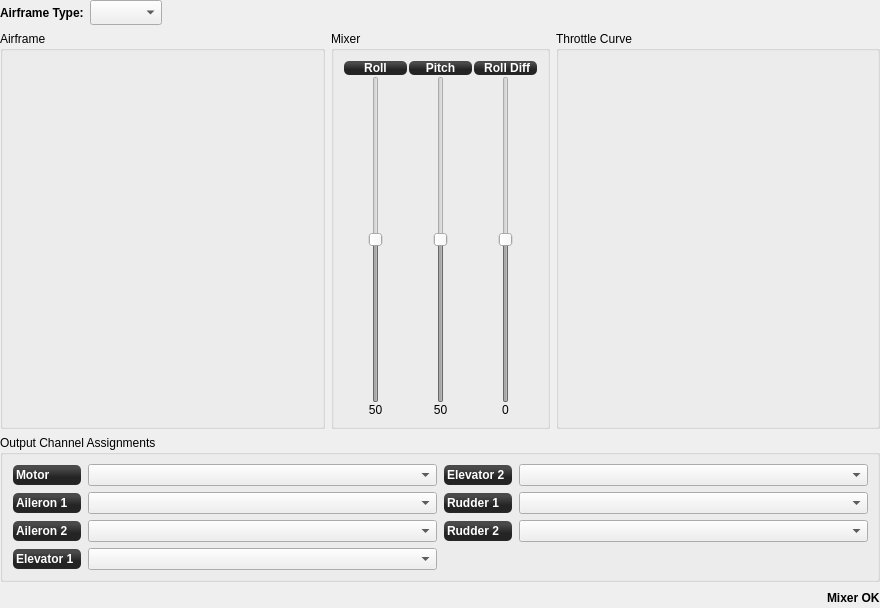
<?xml version="1.0" encoding="UTF-8"?>
<ui version="4.0">
 <class>FixedWingConfigWidget</class>
 <widget class="QWidget" name="FixedWingConfigWidget">
  <property name="geometry">
   <rect>
    <x>0</x>
    <y>0</y>
    <width>880</width>
    <height>608</height>
   </rect>
  </property>
  <property name="windowTitle">
   <string>Form</string>
  </property>
  <layout class="QGridLayout" name="gridLayout">
   <property name="leftMargin">
    <number>0</number>
   </property>
   <property name="topMargin">
    <number>0</number>
   </property>
   <property name="rightMargin">
    <number>0</number>
   </property>
   <property name="bottomMargin">
    <number>0</number>
   </property>
   <item row="2" column="0">
    <widget class="QGroupBox" name="airframeBox">
     <property name="minimumSize">
      <size>
       <width>10</width>
       <height>10</height>
      </size>
     </property>
     <property name="maximumSize">
      <size>
       <width>16777215</width>
       <height>16777215</height>
      </size>
     </property>
     <property name="title">
      <string>Airframe</string>
     </property>
     <layout class="QVBoxLayout" name="verticalLayout_8" stretch="1">
      <property name="leftMargin">
       <number>9</number>
      </property>
      <property name="topMargin">
       <number>9</number>
      </property>
      <property name="rightMargin">
       <number>9</number>
      </property>
      <property name="bottomMargin">
       <number>9</number>
      </property>
      <item>
       <widget class="QGraphicsView" name="planeShape">
        <property name="sizePolicy">
         <sizepolicy hsizetype="MinimumExpanding" vsizetype="MinimumExpanding">
          <horstretch>0</horstretch>
          <verstretch>0</verstretch>
         </sizepolicy>
        </property>
        <property name="minimumSize">
         <size>
          <width>10</width>
          <height>10</height>
         </size>
        </property>
        <property name="styleSheet">
         <string notr="true">background:transparent</string>
        </property>
        <property name="frameShape">
         <enum>QFrame::NoFrame</enum>
        </property>
        <property name="frameShadow">
         <enum>QFrame::Plain</enum>
        </property>
       </widget>
      </item>
     </layout>
    </widget>
   </item>
   <item row="2" column="2">
    <widget class="QGroupBox" name="throttleCurveBox">
     <property name="sizePolicy">
      <sizepolicy hsizetype="Minimum" vsizetype="Preferred">
       <horstretch>0</horstretch>
       <verstretch>0</verstretch>
      </sizepolicy>
     </property>
     <property name="minimumSize">
      <size>
       <width>10</width>
       <height>10</height>
      </size>
     </property>
     <property name="maximumSize">
      <size>
       <width>16777215</width>
       <height>16777215</height>
      </size>
     </property>
     <property name="title">
      <string>Throttle Curve</string>
     </property>
     <layout class="QVBoxLayout" name="verticalLayout_9">
      <property name="leftMargin">
       <number>9</number>
      </property>
      <property name="topMargin">
       <number>9</number>
      </property>
      <property name="rightMargin">
       <number>9</number>
      </property>
      <property name="bottomMargin">
       <number>9</number>
      </property>
      <item>
       <widget class="MixerCurve" name="fixedWingThrottle" native="true">
        <property name="sizePolicy">
         <sizepolicy hsizetype="MinimumExpanding" vsizetype="MinimumExpanding">
          <horstretch>0</horstretch>
          <verstretch>0</verstretch>
         </sizepolicy>
        </property>
        <property name="minimumSize">
         <size>
          <width>10</width>
          <height>10</height>
         </size>
        </property>
        <property name="sizeIncrement">
         <size>
          <width>10</width>
          <height>10</height>
         </size>
        </property>
        <property name="baseSize">
         <size>
          <width>50</width>
          <height>50</height>
         </size>
        </property>
       </widget>
      </item>
     </layout>
    </widget>
   </item>
   <item row="2" column="1">
    <widget class="QGroupBox" name="elevonMixBox">
     <property name="maximumSize">
      <size>
       <width>16777215</width>
       <height>16777215</height>
      </size>
     </property>
     <property name="title">
      <string>Mixer</string>
     </property>
     <layout class="QGridLayout" name="gridLayout_2">
      <property name="leftMargin">
       <number>9</number>
      </property>
      <property name="topMargin">
       <number>9</number>
      </property>
      <property name="rightMargin">
       <number>9</number>
      </property>
      <property name="bottomMargin">
       <number>9</number>
      </property>
      <property name="horizontalSpacing">
       <number>0</number>
      </property>
      <item row="0" column="0">
       <layout class="QVBoxLayout" name="verticalLayout">
        <item>
         <widget class="QLabel" name="elevonLabel1">
          <property name="sizePolicy">
           <sizepolicy hsizetype="Minimum" vsizetype="Preferred">
            <horstretch>0</horstretch>
            <verstretch>0</verstretch>
           </sizepolicy>
          </property>
          <property name="minimumSize">
           <size>
            <width>50</width>
            <height>0</height>
           </size>
          </property>
          <property name="maximumSize">
           <size>
            <width>16777215</width>
            <height>16777215</height>
           </size>
          </property>
          <property name="styleSheet">
           <string notr="true">background-color: qlineargradient(spread:reflect, x1:0.507, y1:0, x2:0.507, y2:0.772, stop:0.208955 rgba(74, 74, 74, 255), stop:0.78607 rgba(36, 36, 36, 255));
color: rgb(255, 255, 255);
border-radius: 5;
font: bold 12px;
margin:1px;</string>
          </property>
          <property name="text">
           <string>Roll</string>
          </property>
          <property name="alignment">
           <set>Qt::AlignCenter</set>
          </property>
         </widget>
        </item>
        <item>
         <widget class="QSlider" name="elevonSlider1">
          <property name="enabled">
           <bool>false</bool>
          </property>
          <property name="minimumSize">
           <size>
            <width>65</width>
            <height>0</height>
           </size>
          </property>
          <property name="toolTip">
           <string>Weight of mixing in percent</string>
          </property>
          <property name="maximum">
           <number>100</number>
          </property>
          <property name="value">
           <number>50</number>
          </property>
          <property name="orientation">
           <enum>Qt::Vertical</enum>
          </property>
         </widget>
        </item>
        <item>
         <widget class="QLabel" name="elevonSliderLabel1">
          <property name="minimumSize">
           <size>
            <width>40</width>
            <height>0</height>
           </size>
          </property>
          <property name="text">
           <string>50</string>
          </property>
          <property name="alignment">
           <set>Qt::AlignCenter</set>
          </property>
         </widget>
        </item>
       </layout>
      </item>
      <item row="0" column="1">
       <layout class="QVBoxLayout" name="verticalLayout_2">
        <item>
         <widget class="QLabel" name="elevonLabel2">
          <property name="minimumSize">
           <size>
            <width>50</width>
            <height>0</height>
           </size>
          </property>
          <property name="styleSheet">
           <string notr="true">background-color: qlineargradient(spread:reflect, x1:0.507, y1:0, x2:0.507, y2:0.772, stop:0.208955 rgba(74, 74, 74, 255), stop:0.78607 rgba(36, 36, 36, 255));
color: rgb(255, 255, 255);
border-radius: 5;
font: bold 12px;
margin:1px;</string>
          </property>
          <property name="text">
           <string>Pitch</string>
          </property>
          <property name="alignment">
           <set>Qt::AlignCenter</set>
          </property>
         </widget>
        </item>
        <item>
         <widget class="QSlider" name="elevonSlider2">
          <property name="enabled">
           <bool>false</bool>
          </property>
          <property name="minimumSize">
           <size>
            <width>65</width>
            <height>0</height>
           </size>
          </property>
          <property name="toolTip">
           <string>Weight of mixing in percent</string>
          </property>
          <property name="maximum">
           <number>100</number>
          </property>
          <property name="value">
           <number>50</number>
          </property>
          <property name="orientation">
           <enum>Qt::Vertical</enum>
          </property>
         </widget>
        </item>
        <item>
         <widget class="QLabel" name="elevonSliderLabel2">
          <property name="minimumSize">
           <size>
            <width>40</width>
            <height>0</height>
           </size>
          </property>
          <property name="text">
           <string>50</string>
          </property>
          <property name="alignment">
           <set>Qt::AlignCenter</set>
          </property>
         </widget>
        </item>
       </layout>
      </item>
      <item row="0" column="2">
       <layout class="QVBoxLayout" name="verticalLayout_3">
        <item>
         <widget class="QLabel" name="elevonLabel3">
          <property name="minimumSize">
           <size>
            <width>50</width>
            <height>0</height>
           </size>
          </property>
          <property name="styleSheet">
           <string notr="true">background-color: qlineargradient(spread:reflect, x1:0.507, y1:0, x2:0.507, y2:0.772, stop:0.208955 rgba(74, 74, 74, 255), stop:0.78607 rgba(36, 36, 36, 255));
color: rgb(255, 255, 255);
border-radius: 5;
font: bold 12px;
margin:1px;</string>
          </property>
          <property name="text">
           <string> Roll Diff</string>
          </property>
          <property name="alignment">
           <set>Qt::AlignCenter</set>
          </property>
         </widget>
        </item>
        <item>
         <widget class="QSlider" name="elevonSlider3">
          <property name="enabled">
           <bool>false</bool>
          </property>
          <property name="minimumSize">
           <size>
            <width>65</width>
            <height>0</height>
           </size>
          </property>
          <property name="toolTip">
           <string>Value of Roll differential in percent</string>
          </property>
          <property name="minimum">
           <number>-100</number>
          </property>
          <property name="maximum">
           <number>100</number>
          </property>
          <property name="value">
           <number>0</number>
          </property>
          <property name="orientation">
           <enum>Qt::Vertical</enum>
          </property>
         </widget>
        </item>
        <item>
         <widget class="QLabel" name="elevonSliderLabel3">
          <property name="minimumSize">
           <size>
            <width>40</width>
            <height>0</height>
           </size>
          </property>
          <property name="text">
           <string>0</string>
          </property>
          <property name="alignment">
           <set>Qt::AlignCenter</set>
          </property>
         </widget>
        </item>
       </layout>
      </item>
     </layout>
    </widget>
   </item>
   <item row="0" column="0" colspan="3">
    <layout class="QHBoxLayout" name="horizontalLayout_7">
     <property name="sizeConstraint">
      <enum>QLayout::SetFixedSize</enum>
     </property>
     <item>
      <widget class="QLabel" name="aiframeTypelabel">
       <property name="font">
        <font>
         <weight>75</weight>
         <bold>true</bold>
        </font>
       </property>
       <property name="text">
        <string>Airframe Type:</string>
       </property>
      </widget>
     </item>
     <item>
      <widget class="QComboBox" name="fixedWingType">
       <property name="sizePolicy">
        <sizepolicy hsizetype="Fixed" vsizetype="Minimum">
         <horstretch>0</horstretch>
         <verstretch>0</verstretch>
        </sizepolicy>
       </property>
       <property name="minimumSize">
        <size>
         <width>25</width>
         <height>25</height>
        </size>
       </property>
       <property name="maximumSize">
        <size>
         <width>16777215</width>
         <height>25</height>
        </size>
       </property>
       <property name="toolTip">
        <string>Select Fixed-wing type</string>
       </property>
      </widget>
     </item>
     <item>
      <spacer name="horizontalSpacer_5">
       <property name="orientation">
        <enum>Qt::Horizontal</enum>
       </property>
       <property name="sizeHint" stdset="0">
        <size>
         <width>10</width>
         <height>13</height>
        </size>
       </property>
      </spacer>
     </item>
    </layout>
   </item>
   <item row="4" column="0" colspan="3">
    <layout class="QHBoxLayout" name="horizontalLayout_6">
     <item>
      <spacer name="horizontalSpacer_6">
       <property name="orientation">
        <enum>Qt::Horizontal</enum>
       </property>
       <property name="sizeHint" stdset="0">
        <size>
         <width>10</width>
         <height>20</height>
        </size>
       </property>
      </spacer>
     </item>
     <item>
      <widget class="QLabel" name="fwStatusLabel">
       <property name="sizePolicy">
        <sizepolicy hsizetype="Preferred" vsizetype="Preferred">
         <horstretch>0</horstretch>
         <verstretch>0</verstretch>
        </sizepolicy>
       </property>
       <property name="font">
        <font>
         <weight>75</weight>
         <bold>true</bold>
        </font>
       </property>
       <property name="text">
        <string>Mixer OK</string>
       </property>
       <property name="alignment">
        <set>Qt::AlignLeading|Qt::AlignLeft|Qt::AlignVCenter</set>
       </property>
      </widget>
     </item>
    </layout>
   </item>
   <item row="3" column="0" colspan="3">
    <widget class="QGroupBox" name="channelBox">
     <property name="sizePolicy">
      <sizepolicy hsizetype="Preferred" vsizetype="Preferred">
       <horstretch>0</horstretch>
       <verstretch>0</verstretch>
      </sizepolicy>
     </property>
     <property name="minimumSize">
      <size>
       <width>0</width>
       <height>140</height>
      </size>
     </property>
     <property name="title">
      <string>Output Channel Assignments</string>
     </property>
     <layout class="QGridLayout" name="gridLayout_7" columnstretch="1,1">
      <property name="leftMargin">
       <number>9</number>
      </property>
      <property name="topMargin">
       <number>9</number>
      </property>
      <property name="rightMargin">
       <number>9</number>
      </property>
      <property name="bottomMargin">
       <number>9</number>
      </property>
      <item row="0" column="1" rowspan="2">
       <layout class="QFormLayout" name="formLayout_5">
        <property name="sizeConstraint">
         <enum>QLayout::SetMaximumSize</enum>
        </property>
        <property name="fieldGrowthPolicy">
         <enum>QFormLayout::AllNonFixedFieldsGrow</enum>
        </property>
        <property name="verticalSpacing">
         <number>6</number>
        </property>
        <item row="0" column="0">
         <widget class="QLabel" name="fwElevator2Label">
          <property name="minimumSize">
           <size>
            <width>70</width>
            <height>0</height>
           </size>
          </property>
          <property name="styleSheet">
           <string notr="true">background-color: qlineargradient(spread:reflect, x1:0.507, y1:0, x2:0.507, y2:0.772, stop:0.208955 rgba(74, 74, 74, 255), stop:0.78607 rgba(36, 36, 36, 255));
color: rgb(255, 255, 255);
border-radius: 5;
font: bold 12px;
margin:1px;</string>
          </property>
          <property name="text">
           <string>Elevator 2</string>
          </property>
         </widget>
        </item>
        <item row="0" column="1">
         <widget class="QComboBox" name="fwElevator2ChannelBox">
          <property name="enabled">
           <bool>true</bool>
          </property>
          <property name="sizePolicy">
           <sizepolicy hsizetype="Preferred" vsizetype="Fixed">
            <horstretch>0</horstretch>
            <verstretch>0</verstretch>
           </sizepolicy>
          </property>
          <property name="toolTip">
           <string>Assign your output channel</string>
          </property>
         </widget>
        </item>
        <item row="1" column="0">
         <widget class="QLabel" name="fwRudder1Label">
          <property name="minimumSize">
           <size>
            <width>70</width>
            <height>0</height>
           </size>
          </property>
          <property name="styleSheet">
           <string notr="true">background-color: qlineargradient(spread:reflect, x1:0.507, y1:0, x2:0.507, y2:0.772, stop:0.208955 rgba(74, 74, 74, 255), stop:0.78607 rgba(36, 36, 36, 255));
color: rgb(255, 255, 255);
border-radius: 5;
font: bold 12px;
margin:1px;</string>
          </property>
          <property name="text">
           <string>Rudder 1</string>
          </property>
         </widget>
        </item>
        <item row="1" column="1">
         <widget class="QComboBox" name="fwRudder1ChannelBox">
          <property name="enabled">
           <bool>true</bool>
          </property>
          <property name="toolTip">
           <string>Assign your output channel</string>
          </property>
         </widget>
        </item>
        <item row="2" column="0">
         <widget class="QLabel" name="fwRudder2Label">
          <property name="minimumSize">
           <size>
            <width>70</width>
            <height>0</height>
           </size>
          </property>
          <property name="styleSheet">
           <string notr="true">background-color: qlineargradient(spread:reflect, x1:0.507, y1:0, x2:0.507, y2:0.772, stop:0.208955 rgba(74, 74, 74, 255), stop:0.78607 rgba(36, 36, 36, 255));
color: rgb(255, 255, 255);
border-radius: 5;
font: bold 12px;
margin:1px;</string>
          </property>
          <property name="text">
           <string>Rudder 2</string>
          </property>
         </widget>
        </item>
        <item row="2" column="1">
         <widget class="QComboBox" name="fwRudder2ChannelBox">
          <property name="enabled">
           <bool>true</bool>
          </property>
          <property name="toolTip">
           <string>Assign your output channel</string>
          </property>
         </widget>
        </item>
       </layout>
      </item>
      <item row="0" column="0" rowspan="2">
       <layout class="QFormLayout" name="formLayout_3">
        <property name="sizeConstraint">
         <enum>QLayout::SetMaximumSize</enum>
        </property>
        <property name="fieldGrowthPolicy">
         <enum>QFormLayout::AllNonFixedFieldsGrow</enum>
        </property>
        <property name="verticalSpacing">
         <number>6</number>
        </property>
        <item row="0" column="0">
         <widget class="QLabel" name="fwEngineLabel">
          <property name="minimumSize">
           <size>
            <width>70</width>
            <height>0</height>
           </size>
          </property>
          <property name="styleSheet">
           <string notr="true">background-color: qlineargradient(spread:reflect, x1:0.507, y1:0, x2:0.507, y2:0.772, stop:0.208955 rgba(74, 74, 74, 255), stop:0.78607 rgba(36, 36, 36, 255));
color: rgb(255, 255, 255);
border-radius: 5;
font: bold 12px;
margin:1px;</string>
          </property>
          <property name="text">
           <string>Motor</string>
          </property>
         </widget>
        </item>
        <item row="0" column="1">
         <widget class="QComboBox" name="fwEngineChannelBox">
          <property name="toolTip">
           <string>Assign your motor output channel</string>
          </property>
         </widget>
        </item>
        <item row="1" column="0">
         <widget class="QLabel" name="fwAileron1Label">
          <property name="minimumSize">
           <size>
            <width>70</width>
            <height>0</height>
           </size>
          </property>
          <property name="styleSheet">
           <string notr="true">background-color: qlineargradient(spread:reflect, x1:0.507, y1:0, x2:0.507, y2:0.772, stop:0.208955 rgba(74, 74, 74, 255), stop:0.78607 rgba(36, 36, 36, 255));
color: rgb(255, 255, 255);
border-radius: 5;
font: bold 12px;
margin:1px;</string>
          </property>
          <property name="text">
           <string>Aileron 1</string>
          </property>
         </widget>
        </item>
        <item row="1" column="1">
         <widget class="QComboBox" name="fwAileron1ChannelBox">
          <property name="toolTip">
           <string>Assign your output channel</string>
          </property>
         </widget>
        </item>
        <item row="2" column="0">
         <widget class="QLabel" name="fwAileron2Label">
          <property name="minimumSize">
           <size>
            <width>70</width>
            <height>0</height>
           </size>
          </property>
          <property name="styleSheet">
           <string notr="true">background-color: qlineargradient(spread:reflect, x1:0.507, y1:0, x2:0.507, y2:0.772, stop:0.208955 rgba(74, 74, 74, 255), stop:0.78607 rgba(36, 36, 36, 255));
color: rgb(255, 255, 255);
border-radius: 5;
font: bold 12px;
margin:1px;</string>
          </property>
          <property name="text">
           <string>Aileron 2</string>
          </property>
         </widget>
        </item>
        <item row="2" column="1">
         <widget class="QComboBox" name="fwAileron2ChannelBox">
          <property name="toolTip">
           <string>Assign your output channel</string>
          </property>
         </widget>
        </item>
        <item row="3" column="0">
         <widget class="QLabel" name="fwElevator1Label">
          <property name="minimumSize">
           <size>
            <width>70</width>
            <height>0</height>
           </size>
          </property>
          <property name="styleSheet">
           <string notr="true">background-color: qlineargradient(spread:reflect, x1:0.507, y1:0, x2:0.507, y2:0.772, stop:0.208955 rgba(74, 74, 74, 255), stop:0.78607 rgba(36, 36, 36, 255));
color: rgb(255, 255, 255);
border-radius: 5;
font: bold 12px;
margin:1px;</string>
          </property>
          <property name="text">
           <string>Elevator 1</string>
          </property>
         </widget>
        </item>
        <item row="3" column="1">
         <widget class="QComboBox" name="fwElevator1ChannelBox">
          <property name="toolTip">
           <string>Assign your output channel</string>
          </property>
         </widget>
        </item>
       </layout>
      </item>
     </layout>
    </widget>
   </item>
  </layout>
 </widget>
 <customwidgets>
  <customwidget>
   <class>MixerCurve</class>
   <extends>QWidget</extends>
   <header location="global">mixercurve.h</header>
   <container>1</container>
  </customwidget>
 </customwidgets>
 <resources>
  <include location="../coreplugin/core.qrc"/>
 </resources>
 <connections>
  <connection>
   <sender>elevonSlider1</sender>
   <signal>valueChanged(int)</signal>
   <receiver>elevonSliderLabel1</receiver>
   <slot>setNum(int)</slot>
   <hints>
    <hint type="sourcelabel">
     <x>124</x>
     <y>126</y>
    </hint>
    <hint type="destinationlabel">
     <x>124</x>
     <y>126</y>
    </hint>
   </hints>
  </connection>
  <connection>
   <sender>elevonSlider2</sender>
   <signal>valueChanged(int)</signal>
   <receiver>elevonSliderLabel2</receiver>
   <slot>setNum(int)</slot>
   <hints>
    <hint type="sourcelabel">
     <x>362</x>
     <y>299</y>
    </hint>
    <hint type="destinationlabel">
     <x>124</x>
     <y>126</y>
    </hint>
   </hints>
  </connection>
  <connection>
   <sender>elevonSlider3</sender>
   <signal>valueChanged(int)</signal>
   <receiver>elevonSliderLabel3</receiver>
   <slot>setNum(int)</slot>
   <hints>
    <hint type="sourcelabel">
     <x>511</x>
     <y>222</y>
    </hint>
    <hint type="destinationlabel">
     <x>511</x>
     <y>378</y>
    </hint>
   </hints>
  </connection>
 </connections>
</ui>
